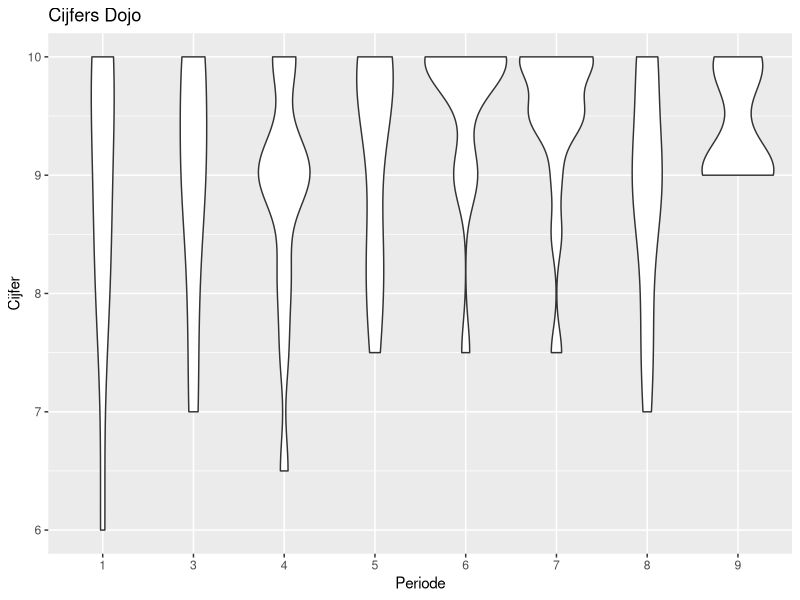

Write R code to recreate this figure. (Note: this script raises an error after producing the figure.)
library(ggplot2)
grades <- read.csv("Evaluaties.csv")
grades$Periode <- as.factor(grades$Periode)
g <- ggplot(grades, aes(x = Periode, y = Cijfer)) +
  ggtitle("Cijfers Dojo")

g + geom_violin() + ggsave("Evaluaties_viool.png")
g + geom_boxplot() + ggsave("Evaluaties_box.png")

grades <- read.csv("Evaluaties.csv")
grades
grades$Periode <- as.numeric(grades$Periode)
grades$Cijfer <- as.numeric(grades$Cijfer)
grades$Cijfer

g <- ggplot(grades, aes(x = Periode, y = Cijfer)) +
  geom_point() +
  geom_smooth() +
  geom_jitter(width = 0.125, height = 0.125) +
  ggplot2::scale_x_continuous(breaks = seq(1, 10)) +
  ggplot2::scale_y_continuous(breaks = seq(1, 10), limits = c(1, 10)) +
  ggtitle("Cijfers Dojo")

g + ggsave("Evaluaties_scatter.png")
